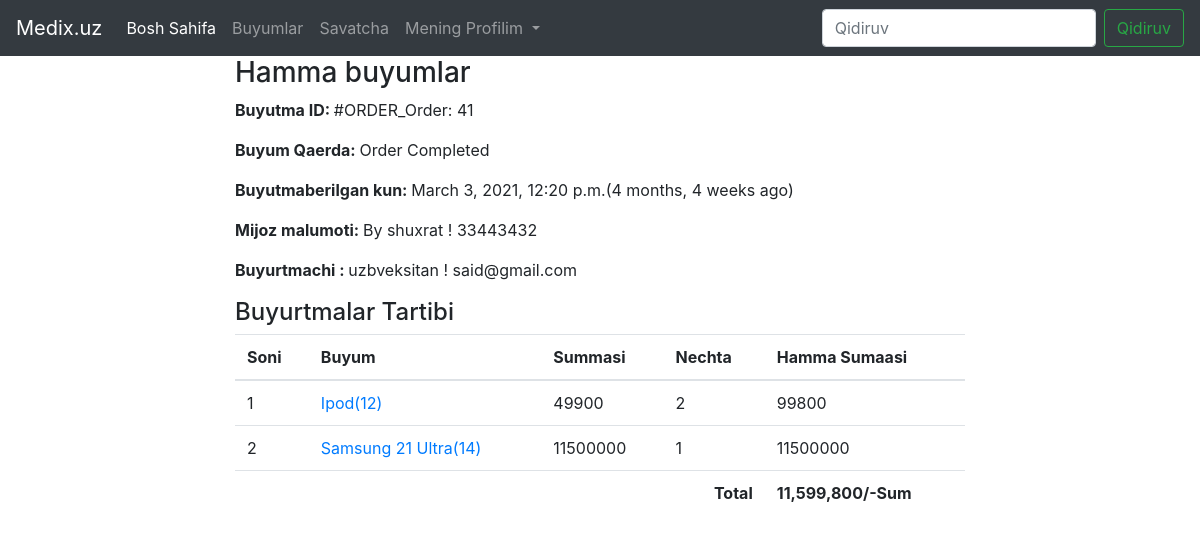
The app's page /profile/order-41/ (signed in) with its own data.
### ecomapp/models.py (models this page shows, shortened)
class Order(models.Model):
    cart = models.OneToOneField(Cart, on_delete=models.CASCADE)
    order_by =  models.CharField(max_length=200)
    shipping_address = models.CharField(max_length=200)
    mobile = models.CharField(max_length=10)
    email = models.EmailField(null=True, blank=True)
    subtotal = models.PositiveIntegerField()
    discount = models.PositiveIntegerField()
    total = models.PositiveIntegerField()
    order_status = models.CharField(max_length=50, choices=ORDER_STATUS)
    created_at = models.DateTimeField(auto_now_add=True)
    payment_method = models.CharField(max_length=50, choices=METHOD, default="etkazib berish paytida naqd pul")
    payment_completed = models.BooleanField(default=False, null=True, blank=True)
    def __str__(self):
        return "Order: " + str(self.id)

class CartProduct(models.Model):
    cart = models.ForeignKey(Cart, on_delete=models.CASCADE)
    product = models.ForeignKey(Product, on_delete=models.CASCADE)
    rate = models.PositiveIntegerField()
    quantity = models.PositiveIntegerField()
    subtotal = models.PositiveIntegerField()

class Product(models.Model):
    title = models.CharField(max_length=200)
    slug = models.SlugField(unique=True)
    category = models.ForeignKey(Category, on_delete=models.CASCADE)
    image = models.ImageField(upload_to="products")
    marked_price = models.PositiveIntegerField()
    selling_price = models.PositiveIntegerField()
    description = models.TextField()
    warranty = models.CharField(max_length=300, null=True, blank=True)
    return_policy = models.CharField(max_length=300, null=True, blank=True)
    view_count = models.PositiveIntegerField(default=0)

### ecomapp/views.py (the view)
# urls.py: path("profile/order-<int:pk>/", CustomerOrderDetailView.as_view(), name="customerorderdetail"),
class CustomerOrderDetailView(DetailView):
    template_name = "customerorderdetail.html"
    model = Order
    context_object_name = "ord_obj"
    def dispatch(self, request, *args, **kwargs):
        if request.user.is_authenticated and Customer.objects.filter(user=request.user).exists():
            order_id = self.kwargs["pk"]
            order = Order.objects.get(id=order_id)
            if request.user.customer != order.cart.customer:
                return redirect("ecomapp:customerprofile")
        else:
            return redirect("/login/?next=/profile/")
        return super().dispatch(request, *args, **kwargs)

### templates/customerorderdetail.html (shortened to what this page needs)
{% extends 'base.html' %}
{% load humanize %}
{% block content %}
<div class="container">
    <div class="row">
        <div class="col-md-8 mx-auto">
            <h3>Hamma buyumlar </h3>
            <p><span class="font-weight-bold">Buyutma ID: </span> #ORDER_{{ord_obj}}</p>
            <p><span class="font-weight-bold">Buyum Qaerda: </span> {{ord_obj.order_status}}</p>
            <p><span class="font-weight-bold">Buyutmaberilgan kun: </span> {{ord_obj.created_at}}({{ord_obj.created_at|timesince}} ago) </p>
            <p><span class="font-weight-bold">Mijoz malumoti: </span> By {{ord_obj.order_by}} ! {{ord_obj.mobile}} </p>
            <p><span class="font-weight-bold">Buyurtmachi : </span> {{ord_obj.shipping_address}} ! {{ord_obj.email}} </p>
             <h4>Buyurtmalar Tartibi</h4>
             <table class="table">
                 <thead>
                     <tr>
                         <th>Soni</th>
                         <th>Buyum</th>
                         <th>Summasi</th>
                         <th>Nechta</th>
                         <th>Hamma Sumaasi</th>
                     </tr>
                 </thead>
                 <tbody>
                    {% for cp in ord_obj.cart.cartproduct_set.all %}
                     <tr>
                         <td>{{forloop.counter}}</td>
                         <td> <a target="blank" href="{% url 'ecomapp:productdetail' cp.product.slug %}">{{cp.product.title}}({{cp.product.id}})</a></td>
                         <td>{{cp.rate}}</td>
                         <td>{{cp.quantity}}</td>
                         <td>{{cp.subtotal}}</td>
                     </tr>
                    {% endfor %}
                    <tr>
                        <th colspan="4" class= "text-right">Total</th>
                        <th>{{ord_obj.total|intcomma}}/-Sum</th>
                    </tr>
                 </tbody>
             </table>
        </div>
    </div>
</div>
{% endblock %}

### records on screen
Order: id "Order: 41", order_status "Order Completed", created_at "March 3, 2021, 12:20 p.m.", created_at "4 months, 4 weeks", order_by "shuxrat", mobile "33443432", shipping_address "uzbveksitan", email "said@gmail.com", total "11,599,800"
CartProduct: product "Ipod", product.id "12", rate "49900", quantity "2", subtotal "99800"
CartProduct: product "Samsung 21 Ultra", product.id "14", rate "11500000", quantity "1", subtotal "11500000"
